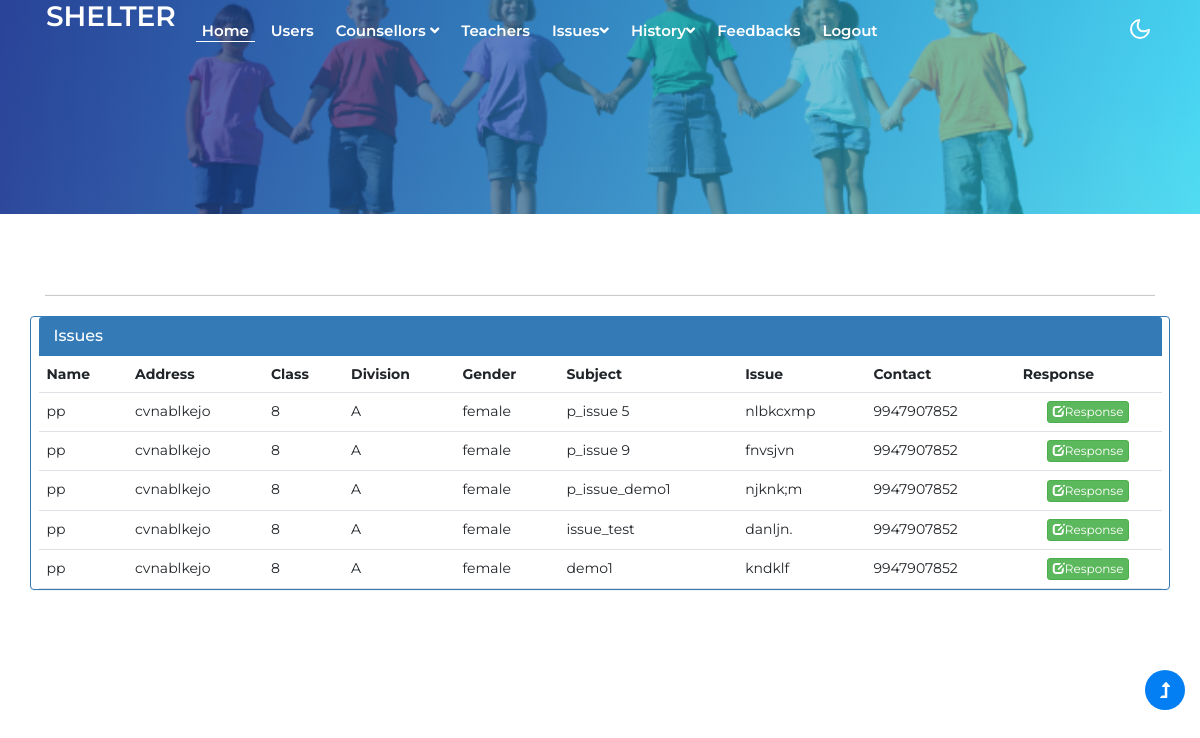
Page /p_history (signed in) on the committed database.
### ch_ab/models.py (models this page shows)
class Issue(db.Model):
    id = db.Column(db.Integer,primary_key=True)
    uid = db.Column(db.String(200))
    tid = db.Column(db.String(200))
    accept_id = db.Column(db.String(200))
    usertype= db.Column(db.VARCHAR)
    subject= db.Column(db.VARCHAR)
    issue= db.Column(db.VARCHAR)
    solution= db.Column(db.String(200))
    name = db.Column(db.String(200))
    address= db.Column(db.VARCHAR)
    contact= db.Column(db.String(200))
    cls= db.Column(db.String(200))
    division= db.Column(db.String(200))
    category= db.Column(db.String(200))
    gender= db.Column(db.String(200))
    status = db.Column(db.String(200),default='NULL')
    progress= db.Column(db.String(200))
    permisson= db.Column(db.String(200))

### ch_ab/routes.py (the view)
@app.route('/p_history')
@login_required
def parent_history():
    obj= Issue.query.filter_by(category="parent",status="complete").all()
    return render_template("p_history.html",obj=obj)

### ch_ab/models.py (called while the page is built)
@login_manager.user_loader
def load_user(id):
    return Login.query.get(int(id))

### ch_ab/templates/p_history.html (shortened to what this page needs)
{% extends 'admin_layout.html' %}
{% block content %}
<link href="//netdna.bootstrapcdn.com/bootstrap/3.1.0/css/bootstrap.min.css" rel="stylesheet" id="bootstrap-css">
<div class="container">
    <hr>
    <div class="row">
        <div class="panel panel-primary">
            <div class="panel-heading">
                <h3 class="panel-title">Issues</h3>
            </div>
            <table class="table">
                <tbody>
                    <tr>
                        <th>Name</th>
                        <th>Address</th>
                        <th>Class</th>
                        <th>Division</th>
                        <th>Gender</th>
                        <th>Subject</th>
                        <th>Issue</th>
                        <th>Contact</th>
                        <th>Response</th>
                    </tr>
                    {% for i in obj %}
                    <tr>
                        <td>{{i.name}}</td>
                        <td>{{i.address}}</td>
                        <td>{{i.cls}}</td>
                        <td>{{i.division}}</td>
                        <td>{{i.gender}}</td>
                        <td>{{i.subject}}</td>
                        <td>{{i.issue}}</td>
                        <td>{{i.contact}}</td>
                        <td class="text-center"><a class='btn btn-success btn-xs' href="/his_res_p/{{i.id}}"><span class="glyphicon glyphicon-edit"></span>Response</a></td>
                    </tr>
                    {% endfor %}
                </tbody>
            </table>
        </div>
    </div>
</div>
{% endblock  %}

### rows in the picture
Issue: name "pp", address "cvnablkejo", cls "8", division "A", gender "female", subject "p_issue 5", issue "nlbkcxmp", contact "9947907852"
Issue: name "pp", address "cvnablkejo", cls "8", division "A", gender "female", subject "p_issue 9", issue "fnvsjvn", contact "9947907852"
Issue: name "pp", address "cvnablkejo", cls "8", division "A", gender "female", subject "p_issue_demo1", issue "njknk;m", contact "9947907852"
Issue: name "pp", address "cvnablkejo", cls "8", division "A", gender "female", subject "issue_test", issue "danljn.", contact "9947907852"
Issue: name "pp", address "cvnablkejo", cls "8", division "A", gender "female", subject "demo1", issue "kndklf", contact "9947907852"
